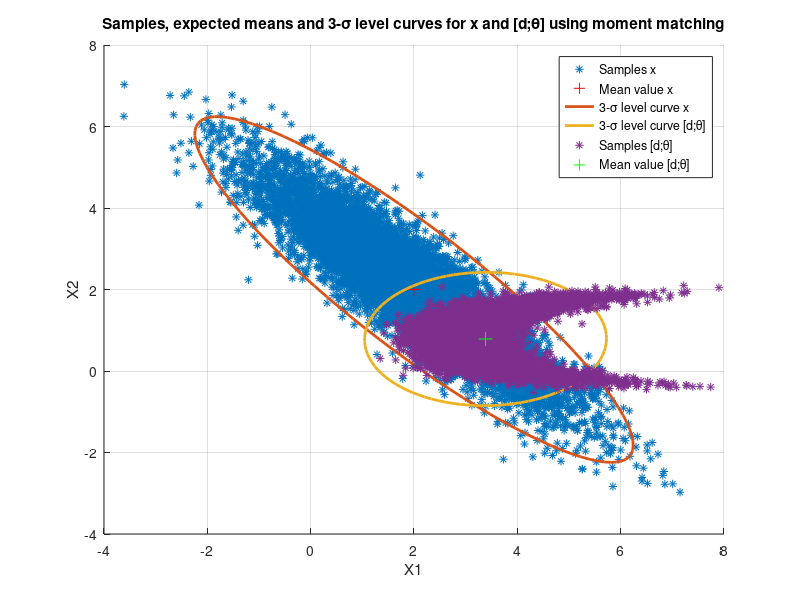
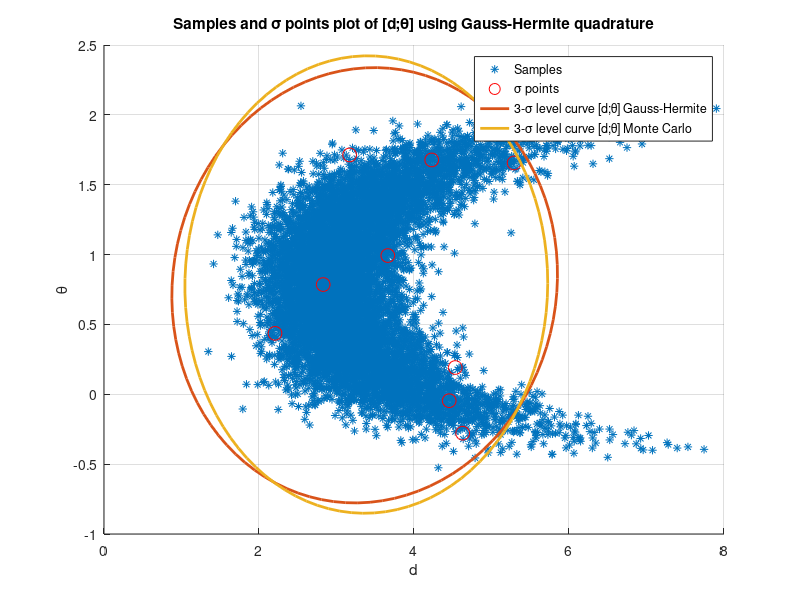
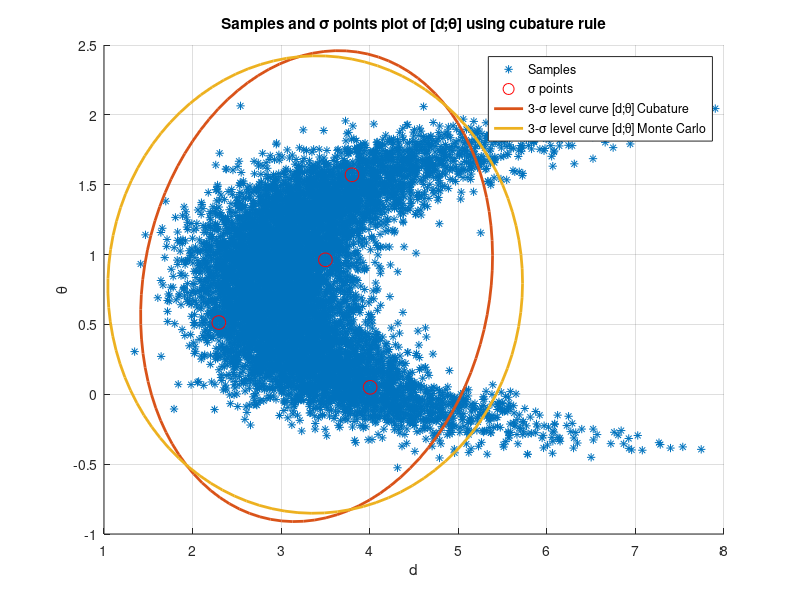
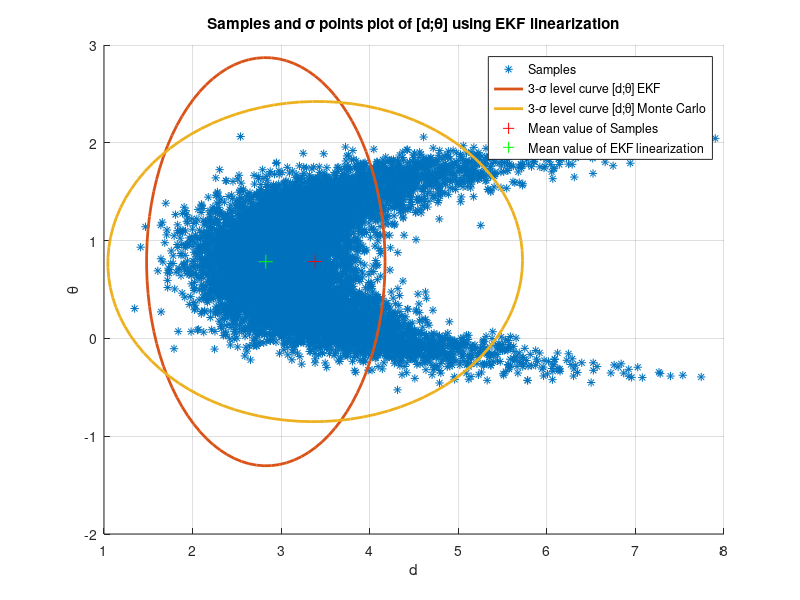

These figures' MATLAB source, in order:
clc;clear
close all
%% Monte Carlo integration
% Generate samples of x
mu = [2;2];
sigma = [2 -1.8;-1.8 2];
num = 10000;
x_hat = mvnrnd(mu,sigma,num);

% Generate samples of d,theta
d = sqrt(x_hat(:,1).^2+x_hat(:,2).^2)';
theta = atan(x_hat(:,2)./x_hat(:,1))';
for i = 1:num
    if theta(i) < -pi/4
        theta(i) = theta(i) + pi;
    end
end

% Calculate mean and covariance
mu_x = mean(x_hat,1);
cov_x = cov(x_hat,1);
mu_dtheta = mean([d;theta],2);
cov_dtheta = cov([d;theta]');

%% Monte Carlo illustration
n = 100; % Number of grid points
phi = linspace(0,2*pi,100); % Create grid in interval [0,2*pi] 

figure
hold on
grid on
% Samples
plot(x_hat(:,1),x_hat(:,2),'*')
% Mean
plot(mu_x(1),mu_x(2),'r+','MarkerSize',10)
% 3\Sigma ellipse
x = repmat(mu,1,n)+3*sqrtm(sigma)*[cos(phi);sin(phi)];
dtheta = repmat(mu_dtheta,1,n)+3*sqrtm(cov_dtheta)*[cos(phi);sin(phi)];
plot(x(1,:),x(2,:),'LineWidth',2)
plot(dtheta(1,:),dtheta(2,:),'LineWidth',2)
% Samples d,theta
plot(d,theta,'*')
% Mean d,theta
plot(mu_dtheta(1),mu_dtheta(2),'g+','MarkerSize',10);
xlabel('X1')
ylabel('X2')
title('Samples, expected means and 3-\sigma level curves for x and [d;\theta] using moment matching')
legend('Samples x','Mean value x','3-\sigma level curve x',...
    '3-\sigma level curve [d;\theta]','Samples [d;\theta]','Mean value [d;\theta]')

%% Sigma point integration and illustration
% Gauss-Hermite quadrature
n = 2;
p = 3;
sqrt_P = chol(sigma)';
epsilon = zeros(2,6);
epsilon(:,1) = [0;0];
epsilon(:,2) = [sqrt(3);0];
epsilon(:,3) = [-sqrt(3);0];
epsilon(:,4) = [0;sqrt(3)];
epsilon(:,5) = [sqrt(3);sqrt(3)];
epsilon(:,6) = [-sqrt(3);sqrt(3)];
epsilon(:,7) = [0;-sqrt(3)];
epsilon(:,8) = [sqrt(3);-sqrt(3)];
epsilon(:,9) = [-sqrt(3);-sqrt(3)];
sigmaPoints = mu + sqrt_P*epsilon;
d_hat = sqrt(sigmaPoints(1,:).^2+sigmaPoints(2,:).^2)';
theta_hat = atan(sigmaPoints(2,:)./sigmaPoints(1,:))';
for i = 1:p^n
    if theta_hat(i) < -pi/4
        theta_hat(i) = theta_hat(i) + pi;
    end
end

w1 = [2/3;1/6;1/6];
w1 = [2/3*w1;1/6*w1;1/6*w1];
dt1 = [d_hat theta_hat];
mu_Gauss = sum(w1.*dt1);
covGauss = zeros(2,2,p^n);
for i = 1:p^n
    covGauss(:,:,i) = w1(i).*(dt1(i,:) - mu_Gauss)'*(dt1(i,:) - mu_Gauss);
end
cov_Gauss = sum(covGauss,3);
Gauss = repmat(mu_Gauss',1,100)+3*sqrtm(cov_Gauss)*[cos(phi);sin(phi)];

figure
hold on
grid on
plot(d,theta,'*')
plot(d_hat,theta_hat,'ro','MarkerSize',10)
plot(Gauss(1,:),Gauss(2,:),'LineWidth',2)
plot(dtheta(1,:),dtheta(2,:),'LineWidth',2)
xlabel('d')
ylabel('\theta')
title('Samples and \sigma points plot of [d;\theta] using Gauss-Hermite quadrature')
legend('Samples','\sigma points','3-\sigma level curve [d;\theta] Gauss-Hermite',...
    '3-\sigma level curve [d;\theta] Monte Carlo')

% Cubature rule
n = 2;
chi = zeros(2,2*n);
chi(:,1) = mu + sqrt(2)*sqrt_P(:,1);
chi(:,2) = mu - sqrt(2)*sqrt_P(:,1);
chi(:,3) = mu + sqrt(2)*sqrt_P(:,2);
chi(:,4) = mu - sqrt(2)*sqrt_P(:,2);
d_hat2 = sqrt(chi(1,:).^2+chi(2,:).^2)';
theta_hat2 = atan(chi(2,:)./chi(1,:))';
for i = 1:2*n
    if theta_hat2(i) < -pi/4
        theta_hat2(i) = theta_hat2(i) + pi;
    end
end

dt2 = [d_hat2 theta_hat2];
mu_Cubature = 1/4*sum(dt2);
covCubature = zeros(2,2,2*n);
for i = 1:2*n
    covCubature(:,:,i) = 1/4*(dt2(i,:) - mu_Cubature)'*(dt2(i,:) - mu_Cubature);
end
cov_Cubature = sum(covCubature,3);
Cubature = repmat(mu_Cubature',1,100)+3*sqrtm(cov_Cubature)*[cos(phi);sin(phi)];

figure
hold on
grid on
plot(d,theta,'*')
plot(d_hat2,theta_hat2,'ro','MarkerSize',10)
plot(Cubature(1,:),Cubature(2,:),'LineWidth',2)
plot(dtheta(1,:),dtheta(2,:),'LineWidth',2)
xlabel('d')
ylabel('\theta')
title('Samples and \sigma points plot of [d;\theta] using cubature rule')
legend('Samples','\sigma points','3-\sigma level curve [d;\theta] Cubature',...
    '3-\sigma level curve [d;\theta] Monte Carlo')

% EKF linearization
Jaco = [mu(1)/sqrt(mu(1)^2+mu(2)^2) mu(2)/sqrt(mu(1)^2+mu(2)^2);...
    mu(1)/(mu(1)^2+mu(2)^2) -mu(2)/(mu(1)^2+mu(2)^2)];
y_hat = [sqrt(mu(1)^2+mu(2)^2);atan(mu(2)/mu(1))] + Jaco*(x_hat'-mu);
mu_y = mean(y_hat,2);
cov_y = cov(y_hat');
ekf = repmat(mu_y,1,100)+3*sqrtm(cov_y)*[cos(phi);sin(phi)];
figure
hold on
grid on
plot(d,theta,'*')
plot(ekf(1,:),ekf(2,:),'LineWidth',2)
plot(dtheta(1,:),dtheta(2,:),'LineWidth',2)
plot(mu_dtheta(1),mu_dtheta(2),'r+','MarkerSize',10);
plot(mu_y(1),mu_y(2),'g+','MarkerSize',10);
xlabel('d')
ylabel('\theta')
title('Samples and \sigma points plot of [d;\theta] using EKF linearization')
legend('Samples','3-\sigma level curve [d;\theta] EKF',...
    '3-\sigma level curve [d;\theta] Monte Carlo','Mean value of Samples',...
    'Mean value of EKF linearization')